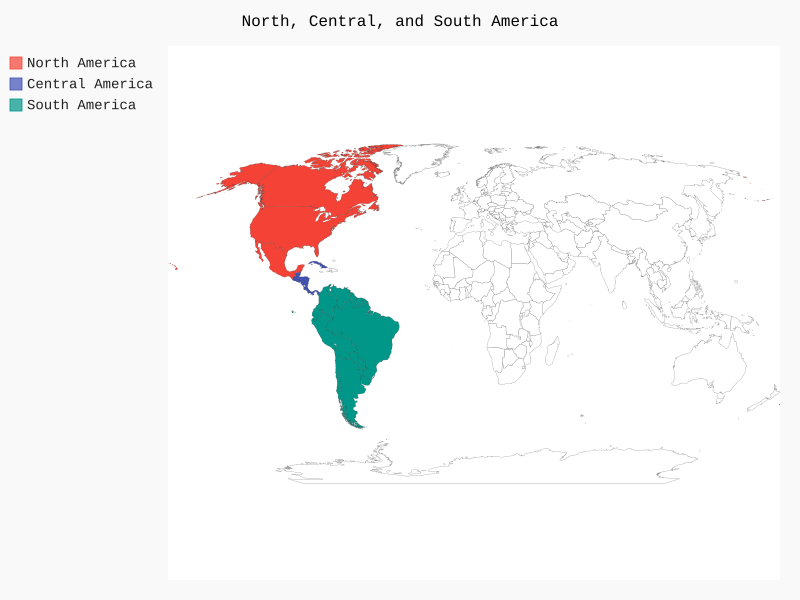

Write Python code to recreate this figure.
# -*- coding: utf-8 -*-
"""
Created on Fri Aug 24 23:06:10 2018

@author: MSG
"""
import pygal
wm = pygal.maps.world.World()
wm.title = 'North, Central, and South America'
wm.add('North America', ['ca', 'mx', 'us'])
wm.add('Central America', ['bz', 'cr', 'gt', 'hn','cu', 'ni', 'pa', 'sv'])
wm.add('South America', ['ar', 'bo', 'br', 'cl',  'co', 'ec', 'gf',
'gy', 'pe', 'py', 'sr', 'uy', 've'])


wm.render_to_file('americas.svg')
